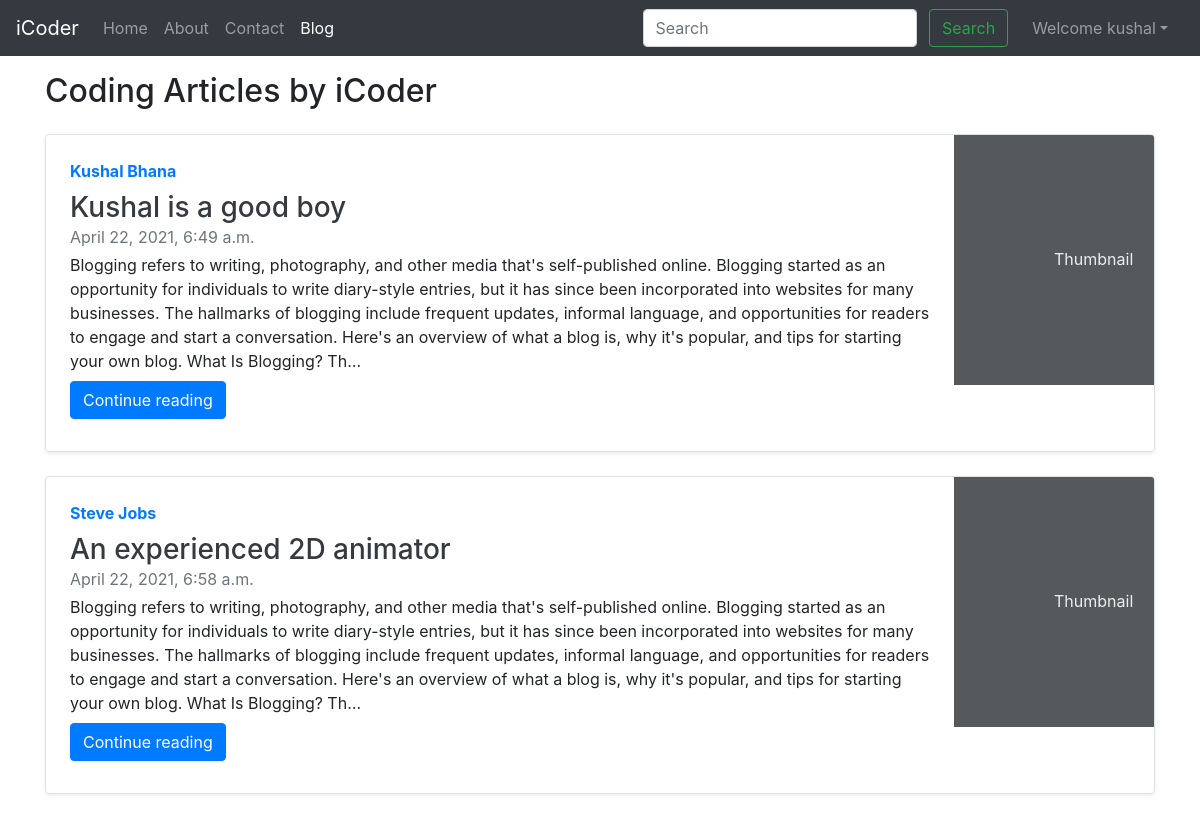
Page /blog/ (signed in) on the committed database.
### blog/models.py (models this page shows, shortened)
class Post(models.Model):
    sno=models.AutoField(primary_key=True)
    title=models.CharField(max_length=255)
    author=models.CharField(max_length=14)
    slug=models.CharField(max_length=130)
    timeStamp=models.DateTimeField(blank=True)
    content=models.TextField()

### blog/views.py (the view)
# urls.py: path('', views.blogHome, name="bloghome"),
def blogHome(request):
    allPosts= Post.objects.all()
    context={'allPosts': allPosts}
    return render(request, "blog/blogHome.html", context)

### templates/blog/blogHome.html (shortened to what this page needs)
{% extends 'base.html' %}
{% block blogactive %} active {% endblock blogactive %}
{% block body %}
<div class="container my-3">
    <h2>Coding Articles by iCoder</h2>
{% for post in allPosts %}
    <div class="row no-gutters border rounded overflow-hidden flex-md-row mb-4 shadow-sm h-md-250 my-4 position-relative">
        <div class="col p-4 d-flex flex-column position-static">
            <strong class="d-inline-block mb-2 text-primary">{{post.author}}</strong>
            <h3 class="mb-0"> <a class='text-dark' href="/blog/{{post.slug}}">{{post.title}}</a></h3>
            <div class="mb-1 text-muted">{{post.timeStamp}}</div>
            <p class="card-text mb-auto">{{post.content | truncatechars:'500'}}</p>
            <div class="my-2">
            	<a href="{{post.slug}}" role="button" class="btn btn-primary">Continue reading</a>
            </div>
        </div>
        <div class="col-auto d-none d-lg-block">
            <svg class="bd-placeholder-img" width="200" height="250" xmlns="http://www.w3.org/2000/svg" preserveAspectRatio="xMidYMid slice" focusable="false" role="img" aria-label="Placeholder: Thumbnail">
                <rect width="100%" height="100%" fill="#55595c"></rect><text x="50%" y="50%" fill="#eceeef" dy=".3em">Thumbnail</text>
            </svg>
        </div>
    </div>
    {% endfor %}
 {% endblock %}

### templates/base.html (shortened to what this page needs)
<!doctype html>
<html lang="en">
  <head>
    <link rel="stylesheet" href="https://stackpath.bootstrapcdn.com/bootstrap/4.5.2/css/bootstrap.min.css">
  </head>
  <body>
    <nav class="navbar navbar-expand-lg navbar-dark bg-dark">
        <a class="navbar-brand" href="/">iCoder</a>
        <div class="collapse navbar-collapse" id="navbarSupportedContent">
          <ul class="navbar-nav mr-auto">
            <li class="nav-item {% block homeactive %}  {% endblock homeactive %}">
              <a class="nav-link" href="/">Home <span class="sr-only">(current)</span></a>
            </li>
            <li class="nav-item {% block aboutactive %}  {% endblock aboutactive %}" >
              <a class="nav-link" href="/about">About</a>
            </li>
            <li class="nav-item {% block contactactive %}  {% endblock contactactive %} ">
              <a class="nav-link" href="/contact">Contact</a>
            </li>
            <li class="nav-item {% block blogactive %}  {% endblock blogactive %} ">
              <a class="nav-link" href="/blog">Blog</a>
            </li>
          </ul>
          <div class="ml-auto form-inline ">
          <form method="get" action="/search"class="my-2 my-lg-0 mx-3">
            <input class="form-control mr-sm-2" type="search" placeholder="Search" aria-label="Search" name="query" id="query">
            <button class="btn btn-outline-success my-2 my-sm-0 " type="submit">Search</button>
          </form>
{% if user.is_authenticated %}
<ul class="navbar-nav mr-2">
<li class="nav-item dropdown">
<a class="nav-link dropdown-toggle" href='#' id="navbarDropdown" role="button" data-toggle="dropdown"> Welcome {{request.user}}</a>
      </li>
      </ul>
      </div>
{% endif %}
        </div>
      </nav>
      {% block body %}  {% endblock body %}
  </body>
</html>

### rows in the picture
Post: author "Kushal Bhana", title "Kushal is a good boy", timeStamp "April 22, 2021, 6:49 a.m.", content "Blogging refers to writing, photography, and other media that's self-published online. Blogging started as an opportunity for individuals to write diary-style entries, but it has since been incorporated into websites for many businesses. The hallmarks of blogging include frequent updates, informal language, and opportunities for readers to engage and start a conversation. Here's an overview of what a blog is, why it's popular, and tips for starting your own blog. What Is Blogging? Th…"
Post: author "Steve Jobs", title "An experienced 2D animator", timeStamp "April 22, 2021, 6:58 a.m.", content "Blogging refers to writing, photography, and other media that's self-published online. Blogging started as an opportunity for individuals to write diary-style entries, but it has since been incorporated into websites for many businesses. The hallmarks of blogging include frequent updates, informal language, and opportunities for readers to engage and start a conversation. Here's an overview of what a blog is, why it's popular, and tips for starting your own blog. What Is Blogging? Th…"

### other values in the picture
{{ request.user }} "kushal"
